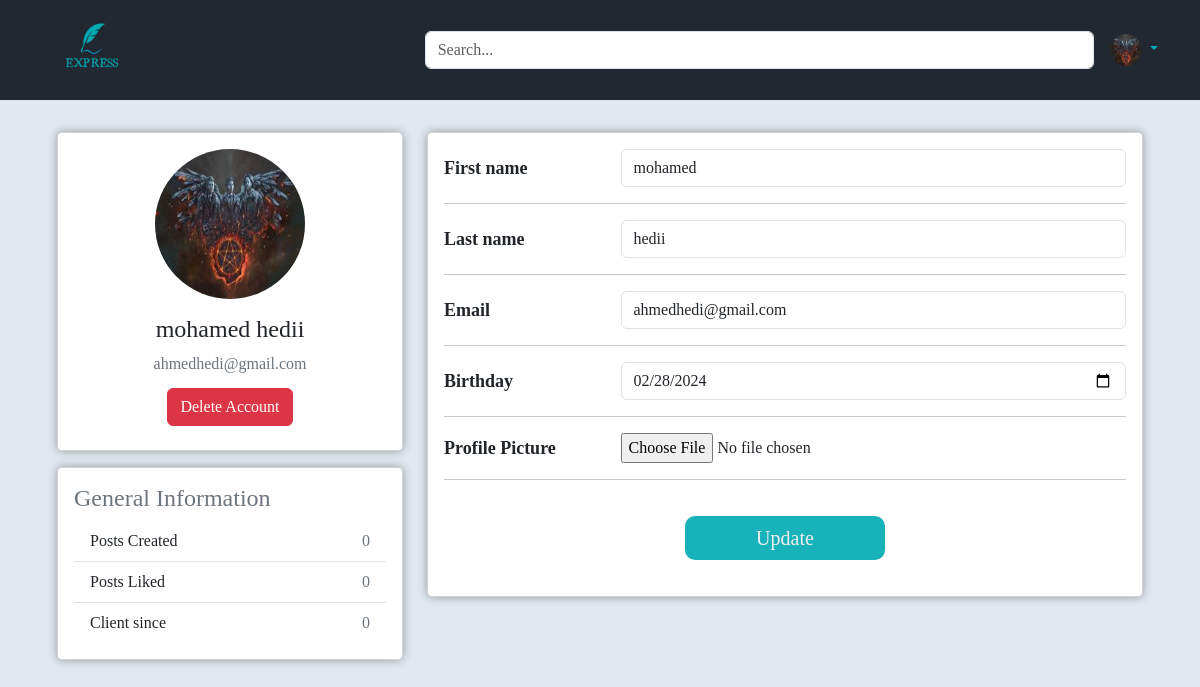
The page /account (signed in) on the database its author committed.
### express/models.py (models this page shows, shortened)
@dataclass
class User(db.Model,UserMixin):
    __table_name__= "user"
    id:int= field(init=False, repr=False)
    firstname:str
    lastname:str
    email:str
    image_file:str
    password:str =  field(repr=False)
    birthday:date
    id = db.Column(db.Integer, primary_key=True)
    firstname = db.Column(db.String(20),  nullable=False)
    lastname = db.Column(db.String(20), nullable=False)
    email = db.Column(db.String(120), unique=True, nullable=False)
    image_file = db.Column(db.String(20), nullable=False, default='default.jpg')
    password = db.Column(db.String(60), nullable=False)
    birthday = db.Column(db.DateTime , nullable = True)
    posts = db.relationship('Post', backref='author', lazy=True)

### express/routes.py (the view)
@app.route("/account",methods=['GET','POST'])
@login_required
def account():
    image = url_for('static',filename='images/profile_pictures/'+ current_user.image_file)
    form = UpdateAccountForm()
    if(form.validate_on_submit()):
        if(form.picture.data):
            picture_file = save_picture(form.picture.data)
            current_user.image_file = picture_file
        current_user.firstname = form.first_name.data
        current_user.lastname = form.last_name.data
        current_user.email = form.email.data
        current_user.birthday = form.birthday.data
        db.session.commit()
        flash('Your account has been updated!', 'success')
        return redirect(url_for('account'))
    elif request.method == 'GET':
        form.first_name.data = current_user.firstname
        form.last_name.data = current_user.lastname
        form.email.data = current_user.email
        form.birthday.data = current_user.birthday
    return render_template("account.html",title = "Account",image = image,form = form)

### express/forms.py (shortened to what this page needs)
class UpdateAccountForm(FlaskForm):
    first_name = StringField(label='First name',validators=[DataRequired(), Length(min=2, max=20)], name="first-name")
    last_name = StringField(label='Last name',validators=[DataRequired(), Length(min=2, max=20)], name="last-name")
    email = EmailField('Email',validators=[DataRequired(), Email()], name="email")
    picture = FileField("Profile Picture",validators=[FileAllowed(['jpg','png'])])
    birthday  = DateField('Birthday', validators=[DataRequired()],name="birthday",format="%Y-%m-%d")
    submit = SubmitField('Update')

### express/models.py (called while the page is built)
@login_manager.user_loader
def load_user(user_id):
    return User.query.get(int(user_id))

### express/templates/account.html (shortened to what this page needs)
{% extends "header.html" %}
{% block head_afterheader %}
<link rel="stylesheet" href="{{url_for('static',filename='styles/account_style.css')}}">
{% endblock head_afterheader%}
{% block afterheader %}
<div class="container">
    <div class="main-body">
        <div class="row gutters-sm">
            <div class="col-md-4 mb-3">
                <div class="card">
                    <div class="card-body">
                        <div class="d-flex flex-column align-items-center text-center">
                            <img src="{{image}}" alt="Admin" class="rounded-circle" style="width: 150px;height: 150px;">
                            <div class="mt-3">
                                <h4>{{current_user.firstname}} {{current_user.lastname}}</h4>
                                <p class="text-secondary mb-1">{{current_user.email}}</p>
                                <button class="btn btn-danger mt-2 mb-2">Delete Account</button>
                            </div>
                        </div>
                    </div>
                </div>
                <div class="card mt-3">
                    <div class="card-body">
                        <h4 class="card-title text-secondary">General Information</h4>
                        <ul class="list-group list-group-flush">
                            <li class="list-group-item d-flex justify-content-between align-items-center flex-wrap">
                                <h6 class="mb-0">Posts Created</h6>
                                <span class="text-secondary">0</span>
                            </li>
                            <li class="list-group-item d-flex justify-content-between align-items-center flex-wrap">
                                <h6 class="mb-0">Posts Liked</h6>
                                <span class="text-secondary">0</span>
                            </li>
                            <li class="list-group-item d-flex justify-content-between align-items-center flex-wrap">
                                <h6 class="mb-0">Client since</h6>
                                <span class="text-secondary">0</span>
                            </li>
                        </ul>
                    </div>
                </div>
            </div>
            <div class="col-md-8">
                <div class="card mb-3">
                    <div class="card-body">
                        <form action="" method="post" novalidate enctype="multipart/form-data">
                            <div class="row align-items-center">
                                <div class="col">
                                    {{form.first_name.label(class="form-control-label")}}
                                </div>
                                <div class="col-sm-9">
                                    {% if form.first_name.errors %}
                                        {{form.first_name(placeholder="Enter your first namee",class="form-control is-invalid")}}
                                    <div class="invalid-feedback">
                                        {% for error in form.first_name.errors %}
                                            <span>{{ error }}</span>
                                        {% endfor %}
                                    </div>
                                    {% else %}
                                        {{form.first_name(placeholder="Enter your first name",class="form-control")}}
                                    {% endif %}
                                </div>
                            </div>
                            <hr>
                            <div class="row align-items-center ">
                                <div class="col">
                                    {{form.last_name.label(class="form-control-label")}}
                                </div>
                                <div class="col-sm-9">
                                    {% if form.last_name.errors %}
                                        {{form.last_name(placeholder="Enter your last namee",class="form-control is-invalid")}}
                                    <div class="invalid-feedback">
                                        {% for error in form.last_name.errors %}
                                            <span>{{ error }}</span>
                                        {% endfor %}
                                    </div>
                                    {% else %}
                                        {{form.last_name(placeholder="Enter your last name",class="form-control")}}
                                    {% endif %}
                                </div>
                            </div>
                            <hr>
                            <div class="row align-items-center ">
                                <div class="col">
                                    {{form.email.label(class="form-control-label")}}
                                </div>
                                <div class="col-sm-9">
                                    {% if form.email.errors %}
                                        {{form.email(placeholder="Enter your email",class="form-control is-invalid")}}
                                    <div class="invalid-feedback">
                                        {% for error in form.email.errors %}
                                            <span>{{ error }}</span>
                                        {% endfor %}
                                    </div>
                                    {% else %}
                                        {{form.email(placeholder="Enter your email",class="form-control")}}
                                    {% endif %}
                                </div>
                            </div>
                            <hr>
                            <div class="row align-items-center">
                                <div class="col">
                                    {{ form.birthday.label }}
                                </div>
                                <div class="col-sm-9">
                                    {% if form.birthday.errors %}
                                        {{form.birthday(class="form-control is-invalid")}}
                                        <div class="invalid-feedback">
                                            {% for error in form.confirm_password.errors %}
                                                <span>{{ error }}</span>
                                            {% endfor %}
                                        </div>
                                    {% else %}
                                        {{form.birthday(class="form-control")}}
                                    {% endif %}
                                </div>
                            </div>
                            <hr>
                            <div class="row align-items-center">
                                <div class="col">
                                    {{ form.picture.label }}
                                </div>
                                <div class="col-sm-9">
                                    {% if form.picture.errors %}
                                        {{form.picture(class="form-control is-invalid")}}
                                        <div class="invalid-feedback">
                                            {% for error in form.picture.errors %}
                                                <span>{{ error }}</span>
                                            {% endfor %}
                                        </div>
                                    {% else %}
                                        {{form.picture(class="form-control-file")}}
                                    {% endif %}
                                </div>
                            </div>
                            <hr>
                            <div class="row">
                                <div class="col-sm-12">
                                    {{form.submit(class="btn submit-button")}}
                                </div>
                            </div>
                        </form>
                    </div>
                </div>
            </div>
        </div>
    </div>
</div>
{% endblock afterheader%}

### express/static/styles/main_style.css (style rules this page uses)
:root { --main-dark-color:#222831; --sec-dark-color:#393E46; --main-light-color:#00aab3; --sec-light-color:#EEEEEE; --main-transition:0.3s; --main-background-light-color : #e2e8f0; }
* { box-sizing: border-box; margin: 0px; scroll-behavior: smooth; font-family:cursive; overflow-wrap: break-word; }

### express/static/styles/account_style.css (style rules this page uses)
body { color: #1a202c; text-align: left; background-color: var(--main-background-light-color); }
.main-body { padding: 15px; }
.card { box-shadow: 0 0 10px 0 #1a202c64; border-radius: 5px; }
label { font-size: 18px; font-weight: bold; }
input { font-size: 16px!important; }
.submit-button { display: block; width: 200px; margin:20px auto; border-radius: 10px; -webkit-border-radius: 10px; -moz-border-radius: 10px; -ms-border-radius: 10px; -o-border-radius: 10px; background-color: var(--main-light-color) !important; color: var(--sec-light-color) !important; font-size: 20px!important; opacity: 0.9; transition: var(--main-transition); -webkit-transition: var(--main-transition); -moz-transition: var(--main-transition); -ms-transition: var(--main-transition); -o-transition: var(--main-transition); cursor: pointer; }

### rows shown on the page
User: firstname "mohamed", lastname "hedii", email "ahmedhedi@gmail.com", birthday "02/28/2024"
